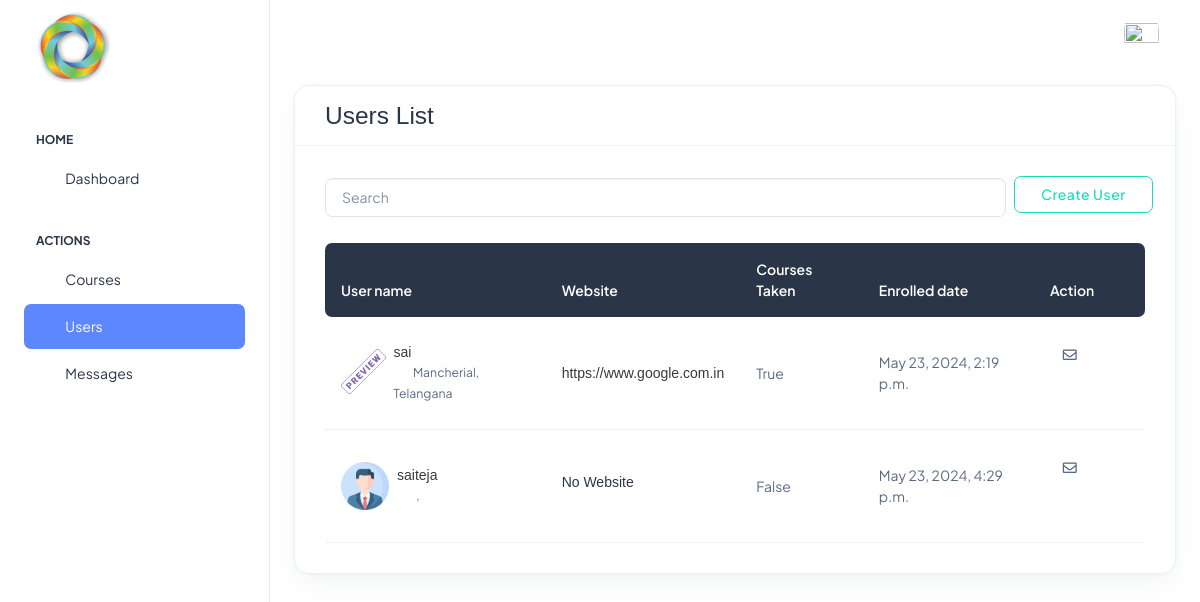
Screenshot of /beta/admin/users/ with the database file from the repository.
### base/models.py (models this page shows, shortened)
class CustomUser(AbstractUser):
    email=models.CharField(max_length=80,unique=True)
    profilepic=models.ImageField(upload_to='static/profile_pics',null=True)
    userfor=models.CharField(max_length=20,default='')
    token=models.CharField(default=False,max_length=256)
    def __str__(self):
        return self.username

class BetaUser(models.Model):
    user=models.OneToOneField(CustomUser,on_delete=models.CASCADE)
    state=models.CharField(max_length=40,default='')
    city=models.CharField(max_length=40,default='')
    job_status=models.CharField(max_length=20,default='')
    degree=models.CharField(max_length=30,default='')
    grad_year=models.CharField(max_length=5,default='')
    profile_updated=models.BooleanField(default=False)
    website=models.URLField(default='')
    phone=models.CharField(max_length=10,default='')
    birthday=models.CharField(max_length=20,null=True)

### betaadmin/views.py (the view)
# urls.py: path('admin/users/',userlist,name="userslist"),
def userlist(request):
    customusers=CustomUser.objects.all()
    betusers=BetaUser.objects.all()
    purchased=[]
    for i in customusers:
        if isPurchased.objects.filter(buyer=i).exists():
            purchased.append(True)
        else:
            purchased.append(False)
    users=zip(customusers,betusers,purchased)
    return render(request,'beta_admin/admin/users.html',{'users':users})

### templates/beta_admin/admin/users.html (shortened to what this page needs)
<!doctype html>
<html lang="en">
{% load static %}
<head>
  <link rel="stylesheet" type="text/css" href="{% static 'assets/css/style.css' %}">
  <link rel="stylesheet" type="text/css" href="{% static 'login/assets/css/styles.min.css' %}" />
  <link rel="stylesheet" type="text/css" href="{% static 'assets/vendor/choices/css/choices.min.css' %}">
  <link rel="stylesheet" type="text/css" href="{% static 'assets/vendor/font-awesome/css/all.min.css' %}">
  <link rel="stylesheet" href="{% static 'assets/vendor/bootstrap-icons/bootstrap-icons.css' %}">
</head>
<body>
  <div class="page-wrapper" id="main-wrapper" data-layout="vertical" data-navbarbg="skin6" data-sidebartype="full"
    data-sidebar-position="fixed" data-header-position="fixed">
    <aside class="left-sidebar">
      <div>
        <div class="brand-logo d-flex align-items-center justify-content-between">
          <a href="{% url 'admin' %}" class="text-nowrap logo-img">
            <img src="{% static 'assets/images/icon.png' %}" width="100px" alt="" />
          </a>
        </div>
        <nav class="sidebar-nav scroll-sidebar" data-simplebar="">
          <ul id="sidebarnav">
            <li class="nav-small-cap">
              <span class="hide-menu">Home</span>
            </li>
            <li class="sidebar-item">
              <a class="sidebar-link" href="{% url 'admin' %}" aria-expanded="false">
                <span>
                  <i class="ti ti-layout-dashboard"></i>
                </span>
                <span class="hide-menu">Dashboard</span>
              </a>
            </li>
            <li class="nav-small-cap">
              <span class="hide-menu">Actions</span>
            </li>
             <li class="sidebar-item">
              <a class="sidebar-link" href="{% url 'admincourses' %}" aria-expanded="false">
                <span>
                  <i class="ti ti-article"></i>
                </span>
                <span class="hide-menu">Courses</span>
              </a>
            </li>
            <li class="sidebar-item">
              <a class="sidebar-link" href="{% url 'userslist' %}" aria-expanded="false">
                <span>
                  <i class="ti ti-users"></i>
                </span>
                <span class="hide-menu">Users</span>
              </a>
            </li>
            <li class="sidebar-item">
              <a class="sidebar-link" href="{% url 'adminmsgs' %}" aria-expanded="false">
                <span>
                  <i class="ti ti-messages"></i>
                </span>
                <span class="hide-menu">Messages</span>
              </a>
            </li>
          </ul>
        </nav>
      </div>
    </aside>
    <div class="body-wrapper">
      <header class="app-header">
        <nav class="navbar navbar-expand-lg navbar-light">
          <div class="navbar-collapse justify-content-end px-0" id="navbarNav">
            <ul class="navbar-nav flex-row ms-auto align-items-center justify-content-end">
              <li class="nav-item dropdown">
                <a class="nav-link nav-icon-hover" href="javascript:void(0)" id="drop2" data-bs-toggle="dropdown"
                  aria-expanded="false">
                  <img src="{% if request.user.profilepic == '' %}{% static 'assets/images/avatar/01.png' %}{% else %}{{ request.user.profilepic.url }}{% endif %}" alt="" width="35" height="35" class="rounded-circle">
                </a>
              </li>
            </ul>
          </div>
        </nav>
      </header>
      <div class="container-fluid">
         <div class="row">
<div class="col-12">
    <div class="card border bg-transparent rounded-3">
        <div class="card-header bg-transparent border-bottom">
            <h3 class="mb-0">Users List</h3>
        </div>
        <div class="card-body">
            <div class="row g-3 align-items-center justify-content-between mb-4">
                <div class="col-md-10">
                    <form class="rounded position-relative">
                        <input class="form-control pe-5 bg-transparent" type="search" placeholder="Search" aria-label="Search">
                        <button class="bg-transparent p-2 position-absolute top-50 end-0 translate-middle-y border-0 text-primary-hover text-reset" type="submit">
                            <i class="fas fa-search fs-6 "></i>
                        </button>
                    </form>
                </div>
                <a  class="btn btn-outline-success col-md-2" href="{% url 'usercreate' %}" role="button" >Create User</a>
            </div>
            <div class="table-responsive border-0">
                <table class="table table-dark-gray align-middle p-4 mb-0 table-hover">
                    <thead>
                        <tr>
                            <th scope="col" class="border-0 rounded-start">User name</th>
                            <th scope="col" class="border-0">Website</th>
                            <th scope="col" class="border-0">Courses Taken</th>
                            <th scope="col" class="border-0">Enrolled date</th>
                            <th scope="col" class="border-0 rounded-end">Action</th>
                        </tr>
                    </thead>
                    <tbody>
                        {% for user,beta,purchased in users %}
                        <tr>
                            <td>
                                <div class="d-flex align-items-center position-relative">
                                    <div class="avatar avatar-md mb-2 mb-md-0">
                                        <img src="{% if user.profilepic == '' %}{% static 'assets/images/avatar/01.png' %}{% else %}{{user.profilepic.url}}{% endif %}" class="rounded" alt="">
                                    </div>
                                    <div class="mb-0 ms-2">
                                        <h6 class="mb-0"><a href="{% url 'viewprofile' user.id %}">{{user}}</a></h6>
                                        <span class="text-body small"><i class="fas fa-fw fa-map-marker-alt me-1 mt-1"></i>{{ beta.city }}, {{beta.state}}</span>
                                    </div>
                                </div>
                            </td>
                            <td class="text-center text-sm-start">
                                {% if beta.website == '' %}
                                <h6>No Website</h6>
                                {% else %}
                                <h6 class="mb-0"><a href="{{ beta.website }}">{{ beta.website }}</a></h6>
                                {% endif %}
                            </td>
                            <td>{{ purchased }}</td>
                            <td>{{user.date_joined}}</td>
                            <td>
                                <a href="#" class="btn btn-success-soft me-1 mb-0"  style="height: 40px;
                                width: 40px;
                                line-height: 40px;
                                border-radius: 50%;
                                padding: 0;
                                text-align: center;" data-bs-toggle="tooltip" data-bs-placement="top" title="Message"><i class="far fa-envelope"></i></a>
                                <a class="btn btn-danger-soft mb-0" style="height: 40px;
                                width: 40px;
                                line-height: 40px;
                                border-radius: 50%;
                                padding: 0;
                                text-align: center;" data-bs-toggle="tooltip" data-bs-placement="top" title="Delete" role="button" href="{% url 'del-user' user.id %}"><i class="fas fa-trash"></i></a>
                            </td>
                        </tr>
                        {% endfor %}
                    </tbody>
                </table>
            </div>
        </div>
    </div>
</div>
</div>
</div>
</div>
</div>
</body>
</html>

### rows the page displays
CustomUser: profilepic (picture), username "sai", city "Mancherial", state "Telangana", website "https://www.google.com.in", purchased "True", date_joined "May 23, 2024, 2:19 p.m."
CustomUser: username "saiteja", shows "No Website", token "False", date_joined "May 23, 2024, 4:29 p.m."
